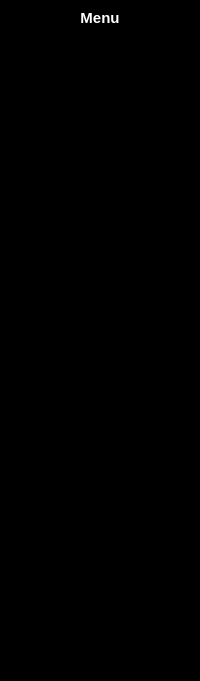
     <widget class="QWidget" name="icon" native="true">
      <property name="styleSheet">
       <string notr="true">QWidget{
	background-color: rgb(0, 0, 0);
	border-bottom-left-radius:10px;
}

#icon {
	border-bottom-left-radius:10px;

}

QPushButton {
	color:white;
 	height: 30px;
	border :none;
	border-radius:10px;
}

QPushButton:checked{
	background-color: rgb(245, 250, 254);
	color:rgb(0, 0, 0);
	font-weight:bold;
}

QPushButton:checked:hover{
	background-color: rgb(245, 250, 254);
}

QPushButton:hover  {
	background-color: rgba(255, 255, 255, 0.1);
}

</string>
      </property>
      <layout class="QVBoxLayout" name="verticalLayout_3">
       <property name="spacing">
        <number>6</number>
       </property>
       <property name="leftMargin">
        <number>9</number>
       </property>
       <property name="topMargin">
        <number>9</number>
       </property>
       <property name="rightMargin">
        <number>9</number>
       </property>
       <property name="bottomMargin">
        <number>9</number>
       </property>
       <item>
        <layout class="QHBoxLayout" name="horizontalLayout">
         <item>
          <widget class="QLabel" name="label">
           <property name="font">
            <font>
             <pointsize>11</pointsize>
             <bold>true</bold>
            </font>
           </property>
           <property name="styleSheet">
            <string notr="true">color: rgb(255, 255, 255);</string>
           </property>
           <property name="text">
            <string>Menu</string>
           </property>
           <property name="alignment">
            <set>Qt::AlignmentFlag::AlignCenter</set>
           </property>
          </widget>
         </item>
        </layout>
       </item>
       <item>
        <layout class="QVBoxLayout" name="verticalLayout">
         <property name="spacing">
          <number>20</number>
         </property>
         <property name="topMargin">
          <number>15</number>
         </property>
         <item>
          <widget class="QPushButton" name="anasayfa_ic">
           <property name="minimumSize">
            <size>
             <width>0</width>
             <height>36</height>
            </size>
           </property>
           <property name="text">
            <string/>
           </property>
           <property name="icon">
            <iconset resource="rec.qrc">
             <normaloff>:/icons/icon/001-home.png</normaloff>
             <normalon>:/icons/icon/002-home.png</normalon>:/icons/icon/001-home.png</iconset>
           </property>
           <property name="iconSize">
            <size>
             <width>32</width>
             <height>32</height>
            </size>
           </property>
           <property name="checkable">
            <bool>true</bool>
           </property>
           <property name="autoExclusive">
            <bool>true</bool>
           </property>
          </widget>
         </item>
         <item>
          <widget class="QPushButton" name="magaza_ic">
           <property name="minimumSize">
            <size>
             <width>0</width>
             <height>36</height>
            </size>
           </property>
           <property name="text">
            <string/>
           </property>
           <property name="icon">
            <iconset resource="rec.qrc">
             <normaloff>:/icons/icon/003-store.png</normaloff>
             <normalon>:/icons/icon/001-store.png</normalon>:/icons/icon/003-store.png</iconset>
           </property>
           <property name="iconSize">
            <size>
             <width>32</width>
             <height>32</height>
            </size>
           </property>
           <property name="checkable">
            <bool>true</bool>
           </property>
           <property name="autoExclusive">
            <bool>true</bool>
           </property>
          </widget>
         </item>
         <item>
          <widget class="QPushButton" name="rap_an_ic">
           <property name="minimumSize">
            <size>
             <width>0</width>
             <height>39</height>
            </size>
           </property>
           <property name="text">
            <string/>
           </property>
           <property name="icon">
            <iconset resource="rec.qrc">
             <normaloff>:/icons/icon/001-analyzing.png</normaloff>
             <normalon>:/icons/icon/002-analyzing.png</normalon>:/icons/icon/001-analyzing.png</iconset>
           </property>
           <property name="iconSize">
            <size>
             <width>32</width>
             <height>32</height>
            </size>
           </property>
           <property name="checkable">
            <bool>true</bool>
           </property>
           <property name="autoExclusive">
            <bool>true</bool>
           </property>
          </widget>
         </item>
         <item>
          <widget class="QPushButton" name="indirimler_ic">
           <property name="minimumSize">
            <size>
             <width>0</width>
             <height>36</height>
            </size>
           </property>
           <property name="text">
            <string/>
           </property>
           <property name="icon">
            <iconset resource="rec.qrc">
             <normaloff>:/icons/icon/002-tag.png</normaloff>
             <normalon>:/icons/icon/001-tag.png</normalon>:/icons/icon/002-tag.png</iconset>
           </property>
           <property name="iconSize">
            <size>
             <width>32</width>
             <height>32</height>
            </size>
           </property>
           <property name="checkable">
            <bool>true</bool>
           </property>
           <property name="autoExclusive">
            <bool>true</bool>
           </property>
          </widget>
         </item>
         <item>
          <widget class="QPushButton" name="KontrolPaneli_ic">
           <property name="enabled">
            <bool>true</bool>
           </property>
           <property name="minimumSize">
            <size>
             <width>0</width>
             <height>36</height>
            </size>
           </property>
           <property name="text">
            <string/>
           </property>
           <property name="icon">
            <iconset resource="rec.qrc">
             <normaloff>:/icons/icon/filterW.png</normaloff>
             <normalon>:/icons/icon/filterB.png</normalon>
             <disabledoff>:/icons/icon/filterG.png</disabledoff>:/icons/icon/filterW.png</iconset>
           </property>
           <property name="iconSize">
            <size>
             <width>32</width>
             <height>32</height>
            </size>
           </property>
           <property name="checkable">
            <bool>true</bool>
           </property>
           <property name="autoExclusive">
            <bool>true</bool>
           </property>
          </widget>
         </item>
        </layout>
       </item>
       <item>
        <spacer name="verticalSpacer">
         <property name="orientation">
          <enum>Qt::Orientation::Vertical</enum>
         </property>
         <property name="sizeHint" stdset="0">
          <size>
           <width>20</width>
           <height>316</height>
          </size>
         </property>
        </spacer>
       </item>
       <item>
        <widget class="QPushButton" name="ayarlar_ic">
         <property name="minimumSize">
          <size>
           <width>0</width>
           <height>39</height>
          </size>
         </property>
         <property name="text">
          <string/>
         </property>
         <property name="icon">
          <iconset resource="rec.qrc">
           <normaloff>:/icons/icon/003-settings-1.png</normaloff>
           <normalon>:/icons/icon/002-settings.png</normalon>:/icons/icon/003-settings-1.png</iconset>
         </property>
         <property name="iconSize">
          <size>
           <width>32</width>
           <height>32</height>
          </size>
         </property>
         <property name="checkable">
          <bool>true</bool>
         </property>
         <property name="autoExclusive">
          <bool>true</bool>
         </property>
        </widget>
       </item>
      </layout>
     </widget>
